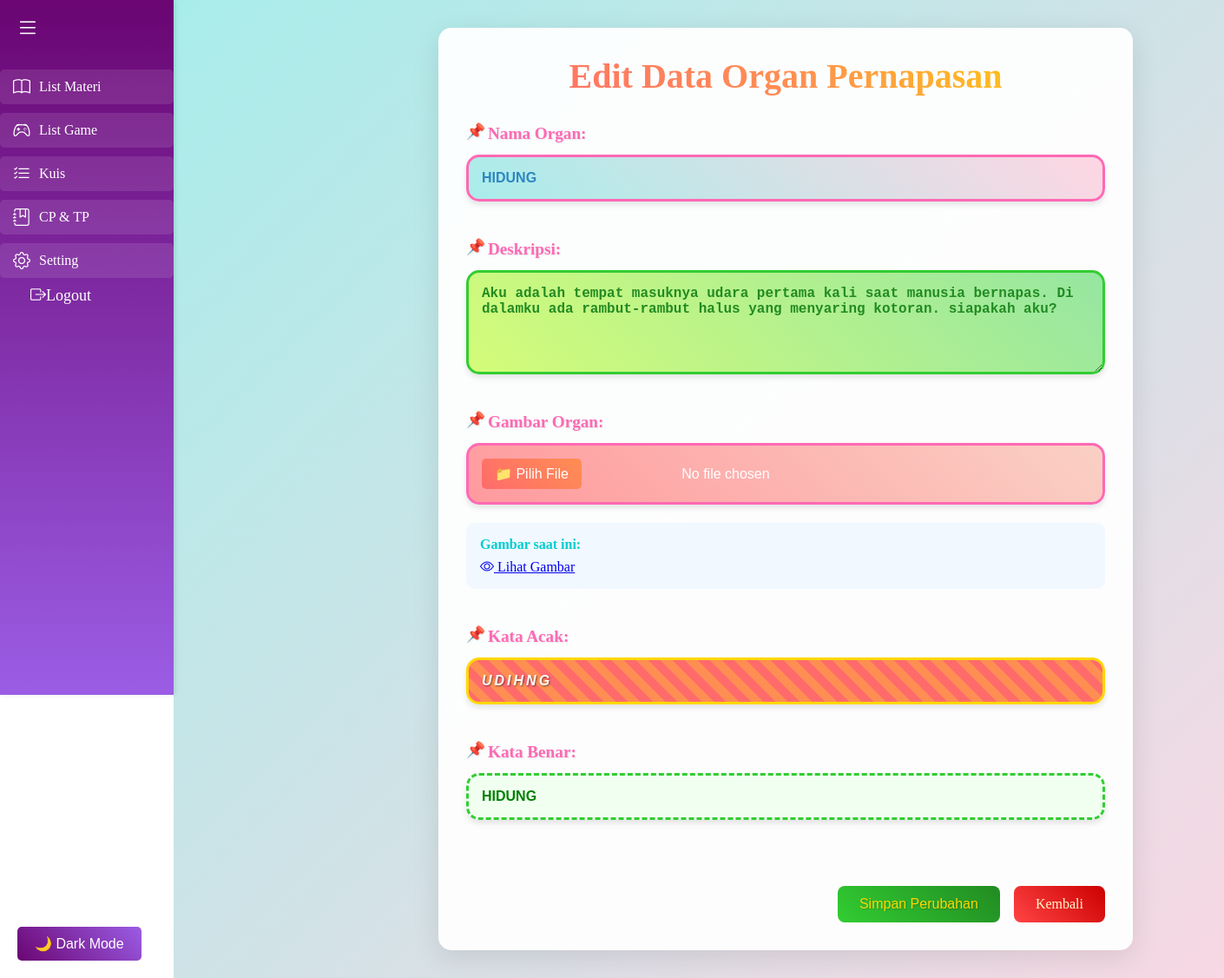
The app's page /admin/game/edit.php?id=9 (signed in) with its own data.
### tables this page shows
CREATE TABLE `organ_data` (
  `id` int(11) NOT NULL,
  `id_guru` int(11) NOT NULL,
  `organ_name` varchar(255) NOT NULL,
  `description` text DEFAULT NULL,
  `image` varchar(255) DEFAULT NULL,
  `scrambled_word` varchar(255) DEFAULT NULL,
  `correct_word` varchar(255) DEFAULT NULL,
  `created_at` datetime DEFAULT current_timestamp()
);

### admin/game/edit.php (the view, shortened to what this page needs)
<?php
require_once '../../includes/db.php';
$id = $_GET['id'];
try {
    $query = "SELECT * FROM organ_data WHERE id = :id";
    $stmt = $pdo->prepare($query);
    $stmt->execute([':id' => $id]);
    $data = $stmt->fetch(PDO::FETCH_ASSOC);
} catch (PDOException $e) {
    $message = "Error: " . $e->getMessage();
}
?>
<?php include_once('../components/header.php'); ?>
<?php include_once('../components/nav.php'); ?>
<main class="content">
    <div class="content-container">
        <h1 class="content-title">Edit Data Organ Pernapasan</h1>
        <form class="content-form" method="POST" enctype="multipart/form-data">
            <div class="form-group">
                <label class="form-label">Nama Organ:</label>
                <input type="text" name="organ_name" class="form-input" value="<?php echo $data['organ_name']; ?>" required>
            </div>
            <div class="form-group">
                <label class="form-label">Deskripsi:</label>
                <textarea name="description" class="form-textarea" required><?php echo $data['description']; ?></textarea>
            </div>
            <div class="form-group">
                <label class="form-label">Gambar Organ:</label>
                <input type="file" name="image" class="form-file">
                <?php if (!empty($data['image'])): ?>
                    <div class="form-image-preview">
                        <p class="form-info">Gambar saat ini:</p>
                        <a href="../../assets/uploads/gambar/<?php echo $data['image']; ?>" target="_blank" class="-gambar-link">
                            <i class="bi bi-eye"></i> Lihat Gambar
                        </a>
                    </div>
                <?php else: ?>
                    <p class="form-no-image">Tidak Ada Gambar</p>
                <?php endif; ?>
            </div>
            <div class="form-group">
                <label class="form-label">Kata Acak:</label>
                <input type="text" name="scrambled_word" class="form-input" value="<?php echo $data['scrambled_word']; ?>" required>
            </div>
            <div class="form-group">
                <label class="form-label">Kata Benar:</label>
                <input type="text" name="correct_word" class="form-input" value="<?php echo $data['correct_word']; ?>" required>
            </div>
            <div class="form-actions">
                <button type="submit" class="form-button form-button-submit">Simpan Perubahan</button>
                <a href="list.php" class="form-button form-button-cancel">Kembali</a>
            </div>
        </form>
    </div>
</main>
<?php include_once('../components/footer.php'); ?>

### records on screen
organ_data: organ_name "HIDUNG", description "Aku adalah tempat masuknya udara pertama kali saat manusia bernapas. Di dalamku ada rambut-rambut halus yang menyaring kotoran. siapakah aku?", scrambled_word "UDIHNG", correct_word "HIDUNG"
